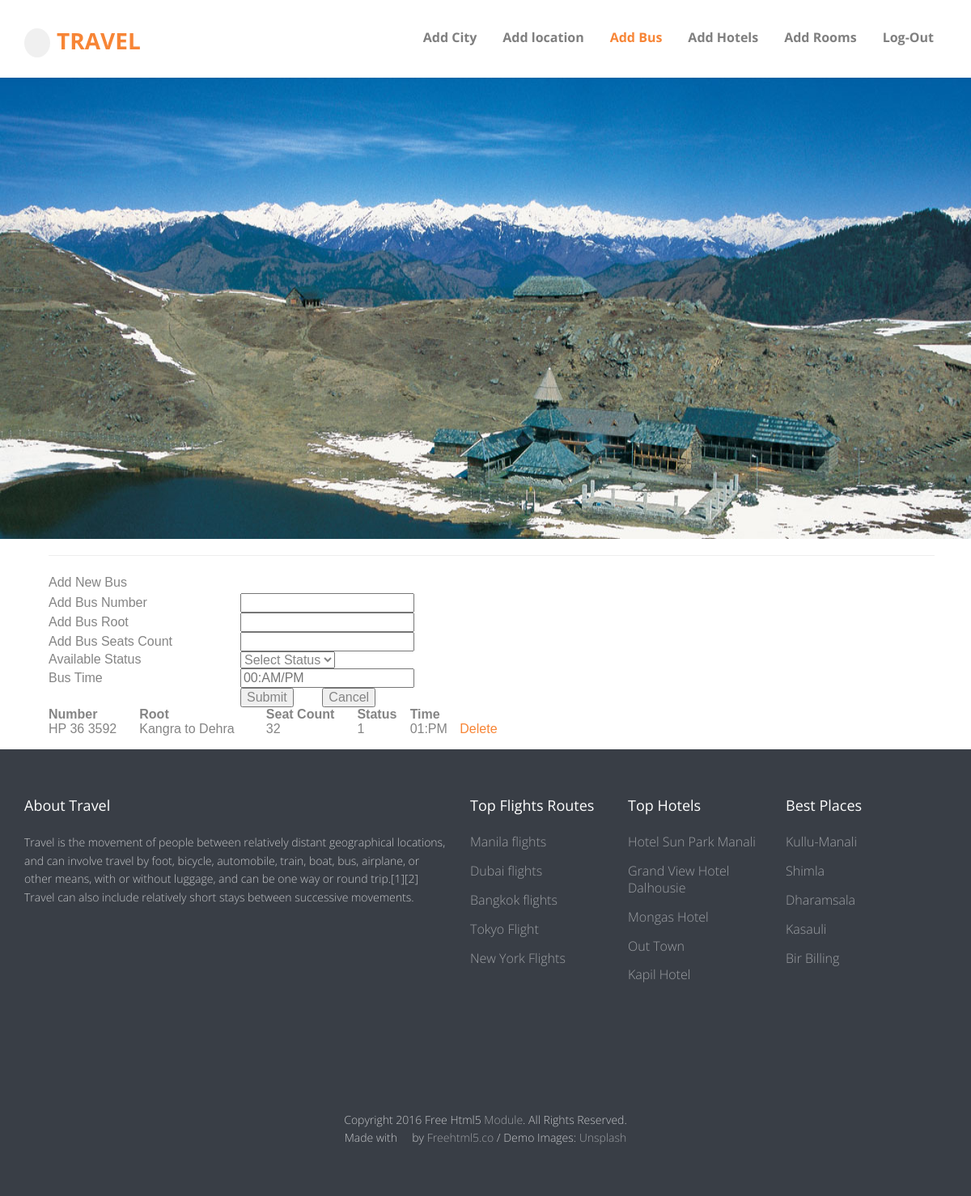
The page /admin/frmAddbus.php on the database its author committed.
### tables this page shows
CREATE TABLE IF NOT EXISTS `tbbus` (
  `busID` int(11) NOT NULL AUTO_INCREMENT,
  `busNum` varchar(100) NOT NULL,
  `busRoot` varchar(100) NOT NULL,
  `busSeatcount` int(11) NOT NULL,
  `busStatus` varchar(50) NOT NULL,
  `busTime` varchar(50) NOT NULL,
  PRIMARY KEY (`busID`)
);

### admin/frmAddbus.php (the view, shortened to what this page needs)
<?php
$link=  mysqli_connect("localhost","root","", "d");
?>
    <html>
	<head>
        <link rel="stylesheet" href="../Hcss/animate.css">
	<link rel="stylesheet" href="../Hcss/icomoon.css">
	<link rel="stylesheet" href="../Hcss/bootstrap.css">
	<link rel="stylesheet" href="../Hcss/superfish.css">
	<link rel="stylesheet" href="../Hcss/magnific-popup.css">
	<link rel="stylesheet" href="../Hcss/bootstrap-datepicker.min.css">
	<link rel="stylesheet" href="../Hcss/cs-select.css">
	<link rel="stylesheet" href="../Hcss/cs-skin-border.css">
	<link rel="stylesheet" href="../Hcss/style.css">
      <link href="../css/sebastian-carousel.css" rel="stylesheet" type="text/css"/>
	</head>
	<body>
		<div id="fh5co-wrapper">
		<div id="fh5co-page">
		<header id="fh5co-header-section" class="sticky-banner">
			<div class="container">
				<div class="nav-header">
					<h1 id="fh5co-logo"><a href="index.html"><i class="icon-airplane"></i>Travel</a></h1>
					<nav id="fh5co-menu-wrap" role="navigation">
						<ul class="sf-menu" id="fh5co-primary-menu">
                                                    <li ><a href="frmcty.php">Add City</a></li>
                                                    <li><a href="frmloc.php">Add location</a></li>
                                                    <li class="active"><a href="frmAddbus.php">Add Bus</a></li>
                                                    <li ><a href="frmhotel.php">Add Hotels</a></li>
                                                    <li><a href="frmhotelroom.php">Add Rooms</a></li>
                                                    <li><a href="../index.php?out=out">Log-Out</a></li>
						</ul>
					</nav>
				</div>
			</div>
		</header>
			<section class="fullwidth">
        <div id="home-carousel" data-sc data-sc-theme="fullwidth" data-sc-autostart="true">
            <div>
                <img src="../SliderImg/1-1.jpg" height="570px" >
            </div>
        </div>
    </section>
        <section class="services">
            <div class="container">
                <hr class="hr">
                <form name="frmcty"  method="Post" action="frmAddbus.php" >
                    <div class="dd1">  Add New Bus</div>
                    <table width="50%" class="t1">
                        <tr>
                            <td>
                                Add Bus Number
                            </td>
                            <td>
                                <input type="text" name="BusNumber" required="" />
                            </td>
                        </tr>
                        <tr>
                            <td>
                               Add Bus Root
                            </td>
                            <td>
                                <input type="text" name="BusRoot" required="" />
                            </td>
                        </tr>
                         <tr>
                            <td>
                               Add Bus Seats Count
                            </td>
                            <td>
                                <input type="text" name="BusSeatCount" required="" />
                            </td>
                        </tr>
                        <tr>
                            <td>
                                Available Status
                            </td>
                            <td>
                                <select name="AvlSts">
                                    <option value="-1">Select Status</option>
                                </select>
                            </td>
                        </tr>
                        <tr>
                            <td>
                               Bus Time
                            </td>
                            <td>
                                <input type="text" placeholder="00:AM/PM" name="bustime"/>
                            </td>
                        </tr>
                         <tr>
                            <td></td>
                            <td>
                                <input type=Submit name=btnsub value=Submit />
                                <input type="Reset" name="btncan" value="Cancel" />
                            </td>
                        </tr>
                    </table>
<?php
        $qry="select * from tbbus";
        $res=  mysqli_query($link, $qry);
            echo "<table width=50% class=t1><tr><th>Number</th><th>Root</th><th>Seat Count</th><th>Status</th><th>Time</th></tr>";
        while ($r=  mysqli_fetch_row($res))
                {
            echo "<tr><td>".$r[1]."</td>";
 echo "<td>".$r[2]."</td>";
 echo "<td>".$r[3]."</td>";
 echo "<td>".$r[4]."</td>";
 echo "<td>".$r[5]."</td>";
 echo "<td><a class=upload href=frmhotel.php?bcod=".$r[0]." >Delete</a></td>";
 echo "</tr>";
        }
        echo "</table>";
?>
                </form>
            </div>
        </section>
<footer>
			<div id="footer">
				<div class="container">
					<div class="row row-bottom-padded-md">
                                            <div class="col-md-2 col-sm-2 col-xs-12 fh5co-footer-link" style="width: 551px;">
							<h3>About Travel</h3>
                                                        <p>
                                                            Travel is the movement of people between relatively distant geographical locations, and can involve travel by foot, bicycle, automobile, train, boat, bus, airplane, or other means, with or without luggage, and can be one way or round trip.[1][2] Travel can also include relatively short stays between successive movements.
                                                        </p>
						</div>
						<div class="col-md-2 col-sm-2 col-xs-12 fh5co-footer-link">
							<h3>Top Flights Routes</h3>
							<ul>
								<li><a href="#">Manila flights</a></li>
								<li><a href="#">Dubai flights</a></li>
								<li><a href="#">Bangkok flights</a></li>
								<li><a href="#">Tokyo Flight</a></li>
								<li><a href="#">New York Flights</a></li>
							</ul>
						</div>
						<div class="col-md-2 col-sm-2 col-xs-12 fh5co-footer-link">
							<h3>Top Hotels</h3>
							<ul>
                                                            <li><a href="frmholeldetail.php">Hotel Sun Park Manali</a></li>
								<li><a href="frmholeldetail.php">Grand View Hotel Dalhousie </a></li>
								<li><a href="frmholeldetail.php">Mongas Hotel</a></li>
								<li><a href="frmholeldetail.php">Out Town</a></li>
                                                                <li><a href="frmholeldetail.php">Kapil Hotel</a></li>
							</ul>
						</div>
						<div class="col-md-2 col-sm-2 col-xs-12 fh5co-footer-link">
							<h3>Best Places</h3>
							<ul>
                                                            <li><a href="frmlocdetail.php">Kullu-Manali</a></li>
								<li><a href="frmlocdetail.php">Shimla</a></li>
								<li><a href="frmlocdetail.php">Dharamsala</a></li>
								<li><a href="frmlocdetail.php">Kasauli</a></li>
                                                                <li><a href="frmlocdetail.php">Bir Billing</a></li>
							</ul>
						</div>
					</div>
					<div class="row">
						<div class="col-md-6 col-md-offset-3 text-center">
							<p class="fh5co-social-icons">
								<a href="#"><i class="icon-twitter2"></i></a>
								<a href="#"><i class="icon-facebook2"></i></a>
								<a href="#"><i class="icon-instagram"></i></a>
								<a href="#"><i class="icon-dribbble2"></i></a>
								<a href="#"><i class="icon-youtube"></i></a>
							</p>
							<p>Copyright 2016 Free Html5 <a href="#">Module</a>. All Rights Reserved. <br>Made with <i class="icon-heart3"></i> by <a href="http://freehtml5.co/" target="_blank">Freehtml5.co</a> / Demo Images: <a href="https://unsplash.com/" target="_blank">Unsplash</a></p>
						</div>
					</div>
				</div>
			</div>
		</footer>
	</div>
	</div>
	</body>
</html>

### Hcss/icomoon.css (style rules this page uses)
[class^="icon-"], [class*=" icon-"] { font-family: 'icomoon' !important; speak: none; font-style: normal; font-weight: normal; font-variant: normal; text-transform: none; line-height: 1; -webkit-font-smoothing: antialiased; -moz-osx-font-smoothing: grayscale; }
.icon-heart3:before { content: "\e9b6"; }
.icon-dribbble2:before { content: "\ea66"; }
.icon-facebook2:before { content: "\ea68"; }
.icon-instagram:before { content: "\ea70"; }
.icon-twitter2:before { content: "\ea7d"; }
.icon-youtube:before { content: "\ea81"; }
.icon-airplane:before { content: "\eb6d"; }

### Hcss/superfish.css (style rules this page uses)
.sf-menu, .sf-menu * { margin: 0; padding: 0; list-style: none; }
.sf-menu li { position: relative; }
.sf-menu > li { float: left; }
.sf-menu a { display: block; position: relative; }
.sf-menu { float: left; margin-bottom: 1em; }
.sf-menu a { border-left: 1px solid #fff; border-top: 1px solid #dFeEFF; border-top: 1px solid rgba(255,255,255,.5); padding: .75em 1em; text-decoration: none; zoom: 1; }
.sf-menu a { color: #13a; }
.sf-menu li { background: #BDD2FF; white-space: nowrap; *white-space: normal; -webkit-transition: background .2s; transition: background .2s; }

### css/sebastian-carousel.css (style rules this page uses)
.sebas-carousel { display:block;position:relative }
.sebas-carousel,.sebas-carousel * { -webkit-box-sizing:border-box;box-sizing:border-box }
.sebas-carousel.sebas-carousel--fade .sebas-carousel__slide { -webkit-transition:opacity .4s ease-in-out;transition:opacity .4s ease-in-out }
.sebas-carousel.sebas-carousel--fullwidth,.sebas-carousel.sebas-carousel--fullwidth .sebas-carousel__slide { width:100% }
.sebas-carousel .sebas-carousel__slide { position:absolute;top:0;opacity:0;display:block;z-index:1 }
.sebas-carousel .sebas-carousel__slide img { width:100% }
.sebas-carousel .sebas-carousel__slide.sebas-carousel__slide--active { left:0;opacity:1;z-index:2 }

### admin/frmAddbus.php (style rules this page uses)
html, body { margin: 0; padding: 0; }
html * { box-sizing: border-box; }
body { font-family: Arial, sans-serif; }
header h1 { text-align: center; }
section { width: 100%; max-width: 1110px; margin-left: auto; margin-right: auto; overflow: hidden; }
section.fullwidth { max-width: 100%; padding-left: 0; padding-right: 0; }

### rows shown on the page
tbbus: busNum "HP 36 3592", busRoot "Kangra to Dehra", busSeatcount "32", busStatus "1", busTime "01:PM"
